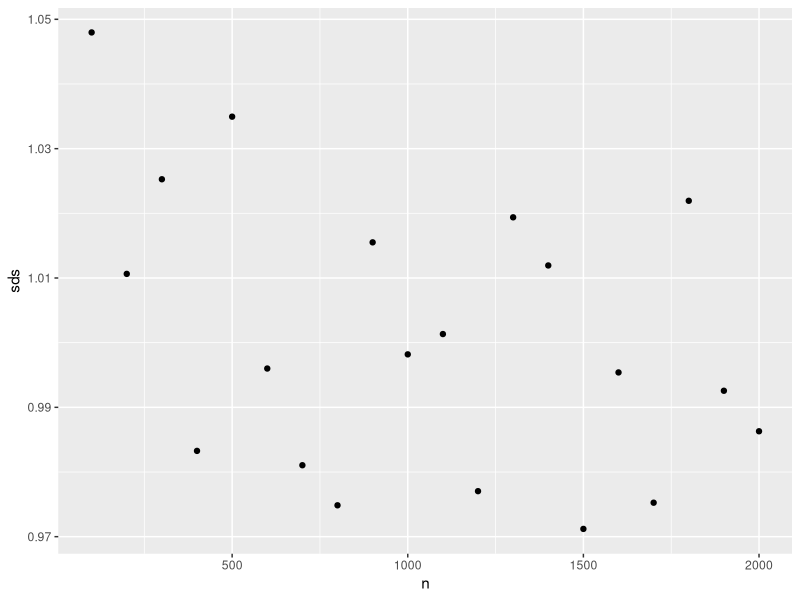

This chart was generated by the following R code: (Note: this script raises an error after producing the figure.)
## ---- chunk 1
library(tidyverse)
map_int(starwars$films, length) ##find the length of each row (each row is a list of films for each character), a count for each element of the list-column
## ---- chunk 2
map_chr(mpg, typeof) ##check the type of each column
## ---- chunk 3
map(1:3, `^`, 2) ## square each number in (1, 2, 3)

map(1:3, `+`, 2)  ## add 2 to each number in (1, 2, 3)
## ---- chunk 4
mods_split <- mpg %>%
  group_split(year) %>%
  map(~lm(hwy ~ displ + trans, data = .x))
mods_split
## ---- chunk 5
mods_by <- mpg %>%
  group_by(year) %>%
  group_map(~lm(hwy ~ displ + trans, data = .x))

mods_by
## ---- chunk 6
map2_lgl(
  mods_split, mods_by, 
  ~identical(coef(.x), coef(.y))
)

map2_dbl(1:3, 0:2, `^`)
## ---- chunk 7
params <- tibble(
  mean = -1:1,
  sd = c(0.5, 1, 2)
)
args(rnorm)

pmap(params, rnorm, n = 1000) %>%
  map_dbl(mean)
## ---- chunk 8
random_dist <- tibble(
  n = 1:20 * 100)  ## create a vector n, which represents how much random data we are going to generate in each simulation, store this as a tibble with one column (for now).
## ---- chunk 9
random_data <- map(random_dist$n, rnorm)
str(random_data) ## generate a list of random vectors, each drawn from a normal distribution with a different number of samples drawn in each case.

random_dist$data <- random_data ## save the list as a column in our tibble (list-column)
random_dist 

random_dist %>%
  unnest(cols = data) %>%
  nrow()  ## see the long version with unnest()
## ---- chunk 10
random_dist <- random_dist %>%
  mutate(means = map_dbl(data, mean), sds = map_dbl(data, sd)) ##lets perform some analysis  on our randomly generate datasets
## ---- chunk 11
random_dist <- random_dist %>% 
  mutate(median = map_dbl(data, median))
## ---- chunk 12
ggplot(random_dist, aes(x = n, y = sds)) +
  geom_point()

## I notice a vauge negative trend, but not particularly strong
## ---- chunk 13
map_dbl(
  c(0.1, 0.25), 
  ~mean(x = random_dist$data[[1]], trim = .x)
)
## ---- chunk 14
random_dist <- random_dist %>%
  mutate(
    filename = paste0("random_data_", n, ".csv"),
    file = fs::path(tempdir(), filename)
)
## ---- chunk 15
random_dist <- random_dist %>%
  mutate(data_frame = map(data, enframe))
## ---- chunk 16
args(write_csv)  ##check the arguments first

random_dist %>%
  select(x = data_frame, file) %>%
  pwalk(write_csv)
## ---- chunk 17
random_dist %>% 
  select(x = data_frame, file) %>%
  pwalk(~write_csv(x = .x))
